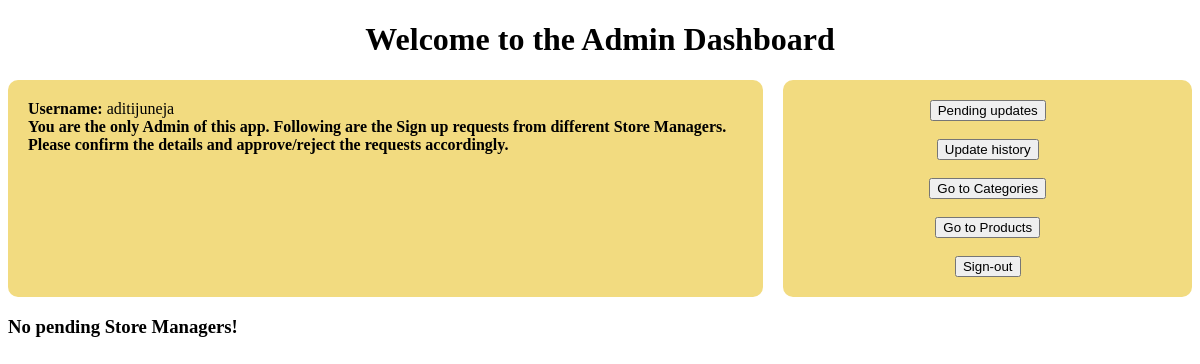
Page /admin/1/dashboard (signed in) on the earlier database version.
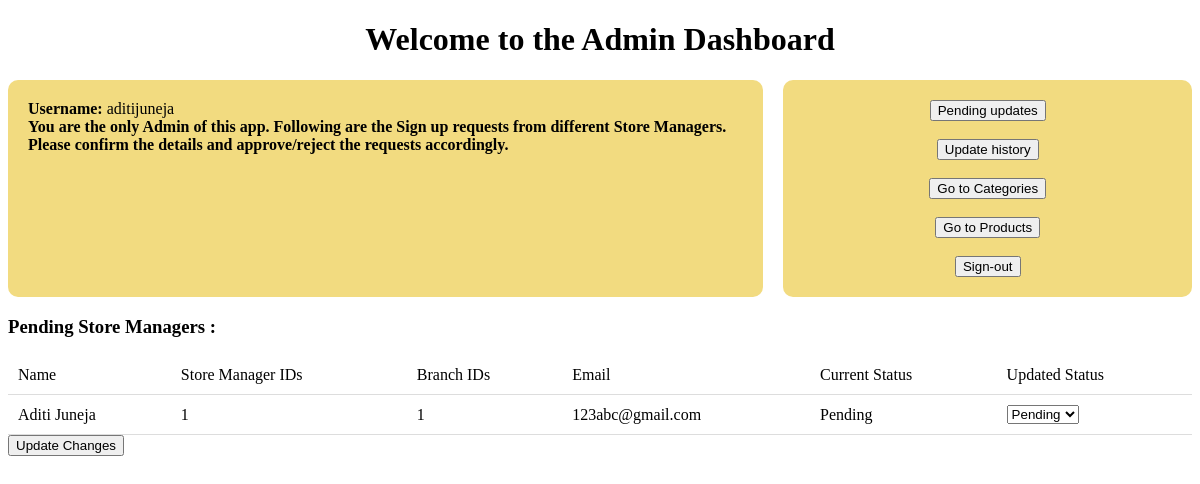
Same page on the later database version.
### application/models.py (models this page shows, shortened)
class Admin(db.Model, UserMixin):
    __tablename__ = "admin"
    admin_id = db.Column(db.Integer, primary_key=True)
    username = db.Column(db.String, unique=True, nullable=False)
    password = db.Column(db.String, nullable=False)

class User(db.Model, UserMixin):
    __abstract__ = True
    name = db.Column(db.String, nullable=False)
    email = db.Column(db.String, unique=True, nullable=False)
    username = db.Column(db.String, unique=True, nullable=False)
    password = db.Column(db.String, nullable=False)
    phone_no = db.Column(db.String(10), nullable=False)

class StoreManager(User):
    __tablename__ = "store_manager"
    store_manager_id = db.Column(db.Integer, primary_key=True)
    branch_id = db.Column(db.Integer, db.ForeignKey("branch.branch_id"), nullable=False)
    isApproved = db.Column(db.String, default="Pending", nullable=False)
    __table_args__ = (
        CheckConstraint(
            isApproved.in_(["Pending", "Approved"]), name="valid_isApproved"
        ),
    )

### application/views/viewsAdmin.py (the view)
@viewsAdmin.route("/admin/<int:admin_id>/dashboard", methods=["GET", "POST"])
def dashboard(admin_id):
    username = Admin.query.filter_by(admin_id=admin_id).first().username
    if request.method == "POST":
        for key, value in request.form.items():
            if key.startswith("status_"):
                store_manager_id = int(key.replace("status_", ""))
                update_status_in_database(store_manager_id, value)
    pending_sm = StoreManager.query.filter_by(isApproved="Pending").all()
    return render_template(
        "dashboard/dashboard_admin.html",
        admin_id=admin_id,
        username=username,
        pending=pending_sm,
    )

### application/views/auth.py (called while the page is built)
@login_manager.user_loader
def load_user(user_id):
    if "account_type" not in session:
        session["account_type"] = "user"
        return render_template("signinup/signin_base.html")
    if session["account_type"] == "Customer":
        return Customer.query.get(int(user_id))
    elif session["account_type"] == "Admin":
        return Admin.query.get(int(user_id))
    elif session["account_type"] == "StoreManager":
        return StoreManager.query.get(int(user_id))
    elif session["account_type"] == "DeliveryExecutive":
        return DeliveryExecutive.query.get(int(user_id))
    elif session["account_type"] == "developer":
        return Developer.query.get(int(user_id))
    else:
        return None

### application/views/viewsAdmin.py (called while the page is built)
@viewsAdmin.before_request
@login_required
def require_login():
    admin_id = request.view_args.get("admin_id")
    if (
        not isinstance(current_user, Admin)
        or current_user.admin_id != admin_id
        or admin_id != 1
    ):
        return render_template("error.html"), 401

### templates/dashboard/dashboard_admin.html (shortened to what this page needs)
<!DOCTYPE html>
<html lang="en">
<head>
</head>
<body>
    <h1 style="text-align: center">Welcome to the Admin Dashboard</h1>
    <div class="container">
        <div class="left-column">
            <strong>Username:</strong> {{ username }} <br>
            <strong>You are the only Admin of this app. Following are the Sign up requests from different Store Managers. Please confirm the details and approve/reject the requests accordingly.</strong>
            <br>
        </div>
        <div class="right-column">
            <button onclick="window.location.href='/admin/{{ admin_id }}/categoryUpdateRequests'">Pending updates</button> <br><br>
            <button onclick="window.location.href='/admin/{{ admin_id }}/updateHistory'">Update history</button> <br><br>
            <button onclick="window.location.href='/admin/{{ admin_id }}/Category'">Go to Categories</button> <br><br>
            <button onclick="window.location.href='/admin/{{ admin_id }}/Product'">Go to Products</button> <br><br>
            <button onclick="window.location.href='/signout'">Sign-out</button>
        </div>
    </div>
    {% if pending %}
            <h3>Pending Store Managers : </h3>
            <form action="/admin/{{ admin_id }}/dashboard" method="post">
                <table>
                    <thead>
                        <tr>
                            <td>Name</td>
                            <td>Store Manager IDs</td>
                            <td>Branch IDs</td>
                            <td>Email</td>
                            <td>Current Status</td>
                            <td>Updated Status</td>
                        </tr>
                    </thead>
                    <tbody>
                        {% for i in pending %}
                            <tr>
                                <td>{{ i["name"] }}</td>
                                <td>{{ i["store_manager_id"] }}</td>
                                <td>{{ i["branch_id"] }}</td>
                                <td>{{ i["email"] }}</td>
                                <td>{{ i["isApproved"] }}</td>
                                <td>
                                    <select name="status_{{ i['store_manager_id'] }}">
                                        <option value="Pending" selected>Pending</option>
                                    </select>
                                </td>
                            </tr>
                        {% endfor %}
                    </tbody>
                </table>
                <button type="submit">Update Changes</button>
            </form>
        {% else %}
            <h3>No pending Store Managers!</h3>
        {% endif %}
</body>
</html>

### templates/dashboard/dashboard_admin.html (style rules this page uses)
.container { display: flex; justify-content: space-between; }
.left-column { width: 66%; background-color: #f2db80; padding: 20px; border-radius: 10px; }
.right-column { width: 34%; align-items: center; text-align: center; background-color: #f2db80; padding: 20px; border-radius: 10px; margin-left: 20px; }
table { border-collapse: collapse; width: 100%; }
td { padding: 10px; text-align: left; border-bottom: 1px solid #ddd; }

Differences in the rows shown:
now on this page (row edited): StoreManager: name "Aditi Juneja", store_manager_id "1", branch_id "1", email "123abc@gmail.com", isApproved "Pending", store_manager_id "Pending"
Other differences:
text no longer shown: "No pending Store Managers!"
text now shown: "Pending Store Managers : Name Store Manager IDs Branch IDs Email Current Status Updated Status Update Changes"
